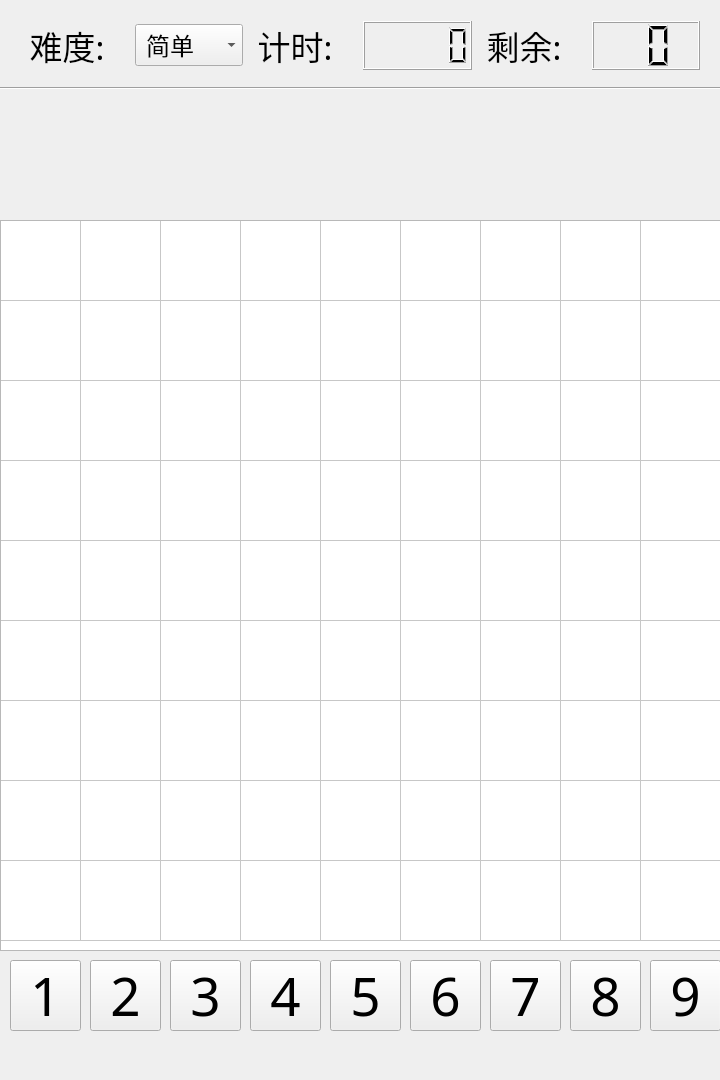
<?xml version="1.0" encoding="UTF-8"?>
<ui version="4.0">
 <class>MainWindow</class>
 <widget class="QMainWindow" name="MainWindow">
  <property name="geometry">
   <rect>
    <x>0</x>
    <y>0</y>
    <width>720</width>
    <height>1080</height>
   </rect>
  </property>
  <property name="font">
   <font>
    <pointsize>13</pointsize>
    <weight>50</weight>
    <bold>false</bold>
   </font>
  </property>
  <property name="windowTitle">
   <string>Sudoku</string>
  </property>
  <widget class="QWidget" name="centralWidget">
   <widget class="QTableWidget" name="tableWidget">
    <property name="geometry">
     <rect>
      <x>0</x>
      <y>220</y>
      <width>731</width>
      <height>731</height>
     </rect>
    </property>
    <property name="alternatingRowColors">
     <bool>false</bool>
    </property>
    <property name="rowCount">
     <number>9</number>
    </property>
    <property name="columnCount">
     <number>9</number>
    </property>
    <attribute name="horizontalHeaderVisible">
     <bool>false</bool>
    </attribute>
    <attribute name="horizontalHeaderDefaultSectionSize">
     <number>80</number>
    </attribute>
    <attribute name="horizontalHeaderMinimumSectionSize">
     <number>28</number>
    </attribute>
    <attribute name="verticalHeaderVisible">
     <bool>false</bool>
    </attribute>
    <attribute name="verticalHeaderDefaultSectionSize">
     <number>80</number>
    </attribute>
    <row/>
    <row/>
    <row/>
    <row/>
    <row/>
    <row/>
    <row/>
    <row/>
    <row/>
    <column/>
    <column/>
    <column/>
    <column/>
    <column/>
    <column/>
    <column/>
    <column/>
    <column/>
    <item row="1" column="0">
     <property name="text">
      <string/>
     </property>
    </item>
   </widget>
   <widget class="QPushButton" name="newGameButton">
    <property name="geometry">
     <rect>
      <x>10</x>
      <y>110</y>
      <width>75</width>
      <height>75</height>
     </rect>
    </property>
    <property name="focusPolicy">
     <enum>Qt::WheelFocus</enum>
    </property>
    <property name="toolTip">
     <string/>
    </property>
    <property name="text">
     <string/>
    </property>
    <property name="icon">
     <iconset theme=":/NewGameIcon" resource="res.qrc">
      <normaloff>:/NewGameIcon</normaloff>
      <disabledoff>:/NewGameIcon</disabledoff>:/NewGameIcon</iconset>
    </property>
    <property name="iconSize">
     <size>
      <width>75</width>
      <height>75</height>
     </size>
    </property>
    <property name="default">
     <bool>false</bool>
    </property>
    <property name="flat">
     <bool>true</bool>
    </property>
   </widget>
   <widget class="QPushButton" name="clearButton">
    <property name="geometry">
     <rect>
      <x>180</x>
      <y>110</y>
      <width>75</width>
      <height>75</height>
     </rect>
    </property>
    <property name="text">
     <string/>
    </property>
    <property name="icon">
     <iconset resource="res.qrc">
      <normaloff>:/ClearIcon</normaloff>:/ClearIcon</iconset>
    </property>
    <property name="iconSize">
     <size>
      <width>75</width>
      <height>75</height>
     </size>
    </property>
    <property name="default">
     <bool>false</bool>
    </property>
    <property name="flat">
     <bool>true</bool>
    </property>
   </widget>
   <widget class="QPushButton" name="hintButton">
    <property name="geometry">
     <rect>
      <x>360</x>
      <y>110</y>
      <width>75</width>
      <height>75</height>
     </rect>
    </property>
    <property name="text">
     <string/>
    </property>
    <property name="icon">
     <iconset resource="res.qrc">
      <normaloff>:/HintIcon</normaloff>:/HintIcon</iconset>
    </property>
    <property name="iconSize">
     <size>
      <width>75</width>
      <height>75</height>
     </size>
    </property>
    <property name="default">
     <bool>false</bool>
    </property>
    <property name="flat">
     <bool>true</bool>
    </property>
   </widget>
   <widget class="QPushButton" name="checkAnsButton">
    <property name="geometry">
     <rect>
      <x>450</x>
      <y>110</y>
      <width>75</width>
      <height>75</height>
     </rect>
    </property>
    <property name="text">
     <string/>
    </property>
    <property name="icon">
     <iconset resource="res.qrc">
      <normaloff>:/CheckAnsIcon</normaloff>:/CheckAnsIcon</iconset>
    </property>
    <property name="iconSize">
     <size>
      <width>75</width>
      <height>75</height>
     </size>
    </property>
    <property name="default">
     <bool>false</bool>
    </property>
    <property name="flat">
     <bool>true</bool>
    </property>
   </widget>
   <widget class="Line" name="line">
    <property name="geometry">
     <rect>
      <x>0</x>
      <y>80</y>
      <width>1079</width>
      <height>16</height>
     </rect>
    </property>
    <property name="orientation">
     <enum>Qt::Horizontal</enum>
    </property>
   </widget>
   <widget class="QPushButton" name="helpButton">
    <property name="geometry">
     <rect>
      <x>540</x>
      <y>110</y>
      <width>75</width>
      <height>75</height>
     </rect>
    </property>
    <property name="text">
     <string/>
    </property>
    <property name="icon">
     <iconset resource="res.qrc">
      <normaloff>:/HelpIcon</normaloff>:/HelpIcon</iconset>
    </property>
    <property name="iconSize">
     <size>
      <width>75</width>
      <height>75</height>
     </size>
    </property>
    <property name="default">
     <bool>false</bool>
    </property>
    <property name="flat">
     <bool>true</bool>
    </property>
   </widget>
   <widget class="QPushButton" name="aboutButton">
    <property name="geometry">
     <rect>
      <x>630</x>
      <y>110</y>
      <width>75</width>
      <height>75</height>
     </rect>
    </property>
    <property name="text">
     <string/>
    </property>
    <property name="icon">
     <iconset resource="res.qrc">
      <normaloff>:/AboutIcon</normaloff>:/AboutIcon</iconset>
    </property>
    <property name="iconSize">
     <size>
      <width>75</width>
      <height>75</height>
     </size>
    </property>
    <property name="default">
     <bool>false</bool>
    </property>
    <property name="flat">
     <bool>true</bool>
    </property>
   </widget>
   <widget class="QPushButton" name="pauseButton">
    <property name="geometry">
     <rect>
      <x>100</x>
      <y>110</y>
      <width>75</width>
      <height>75</height>
     </rect>
    </property>
    <property name="focusPolicy">
     <enum>Qt::WheelFocus</enum>
    </property>
    <property name="toolTip">
     <string/>
    </property>
    <property name="text">
     <string/>
    </property>
    <property name="icon">
     <iconset resource="res.qrc">
      <normaloff>:/PauseIcon</normaloff>:/PauseIcon</iconset>
    </property>
    <property name="iconSize">
     <size>
      <width>75</width>
      <height>75</height>
     </size>
    </property>
    <property name="default">
     <bool>false</bool>
    </property>
    <property name="flat">
     <bool>true</bool>
    </property>
   </widget>
   <widget class="QPushButton" name="eyeButton">
    <property name="geometry">
     <rect>
      <x>270</x>
      <y>110</y>
      <width>75</width>
      <height>75</height>
     </rect>
    </property>
    <property name="focusPolicy">
     <enum>Qt::WheelFocus</enum>
    </property>
    <property name="toolTip">
     <string/>
    </property>
    <property name="text">
     <string/>
    </property>
    <property name="icon">
     <iconset>
      <normaloff>res/EyeOn Icon.png</normaloff>res/EyeOn Icon.png</iconset>
    </property>
    <property name="iconSize">
     <size>
      <width>75</width>
      <height>75</height>
     </size>
    </property>
    <property name="default">
     <bool>false</bool>
    </property>
    <property name="flat">
     <bool>true</bool>
    </property>
   </widget>
   <widget class="QPushButton" name="numButton_1">
    <property name="geometry">
     <rect>
      <x>10</x>
      <y>960</y>
      <width>71</width>
      <height>71</height>
     </rect>
    </property>
    <property name="font">
     <font>
      <family>等线</family>
      <pointsize>40</pointsize>
      <weight>50</weight>
      <bold>false</bold>
     </font>
    </property>
    <property name="text">
     <string>1</string>
    </property>
   </widget>
   <widget class="QPushButton" name="numButton_2">
    <property name="geometry">
     <rect>
      <x>90</x>
      <y>960</y>
      <width>71</width>
      <height>71</height>
     </rect>
    </property>
    <property name="font">
     <font>
      <family>等线</family>
      <pointsize>40</pointsize>
      <weight>50</weight>
      <bold>false</bold>
     </font>
    </property>
    <property name="text">
     <string>2</string>
    </property>
   </widget>
   <widget class="QPushButton" name="numButton_3">
    <property name="geometry">
     <rect>
      <x>170</x>
      <y>960</y>
      <width>71</width>
      <height>71</height>
     </rect>
    </property>
    <property name="font">
     <font>
      <family>等线</family>
      <pointsize>40</pointsize>
      <weight>50</weight>
      <bold>false</bold>
     </font>
    </property>
    <property name="text">
     <string>3</string>
    </property>
   </widget>
   <widget class="QPushButton" name="numButton_4">
    <property name="geometry">
     <rect>
      <x>250</x>
      <y>960</y>
      <width>71</width>
      <height>71</height>
     </rect>
    </property>
    <property name="font">
     <font>
      <family>等线</family>
      <pointsize>40</pointsize>
      <weight>50</weight>
      <bold>false</bold>
     </font>
    </property>
    <property name="text">
     <string>4</string>
    </property>
   </widget>
   <widget class="QPushButton" name="numButton_5">
    <property name="geometry">
     <rect>
      <x>330</x>
      <y>960</y>
      <width>71</width>
      <height>71</height>
     </rect>
    </property>
    <property name="font">
     <font>
      <family>等线</family>
      <pointsize>40</pointsize>
      <weight>50</weight>
      <bold>false</bold>
     </font>
    </property>
    <property name="text">
     <string>5</string>
    </property>
   </widget>
   <widget class="QPushButton" name="numButton_6">
    <property name="geometry">
     <rect>
      <x>410</x>
      <y>960</y>
      <width>71</width>
      <height>71</height>
     </rect>
    </property>
    <property name="font">
     <font>
      <family>等线</family>
      <pointsize>40</pointsize>
      <weight>50</weight>
      <bold>false</bold>
     </font>
    </property>
    <property name="text">
     <string>6</string>
    </property>
   </widget>
   <widget class="QPushButton" name="numButton_7">
    <property name="geometry">
     <rect>
      <x>490</x>
      <y>960</y>
      <width>71</width>
      <height>71</height>
     </rect>
    </property>
    <property name="font">
     <font>
      <family>等线</family>
      <pointsize>40</pointsize>
      <weight>50</weight>
      <bold>false</bold>
     </font>
    </property>
    <property name="text">
     <string>7</string>
    </property>
   </widget>
   <widget class="QPushButton" name="numButton_8">
    <property name="geometry">
     <rect>
      <x>570</x>
      <y>960</y>
      <width>71</width>
      <height>71</height>
     </rect>
    </property>
    <property name="font">
     <font>
      <family>等线</family>
      <pointsize>40</pointsize>
      <weight>50</weight>
      <bold>false</bold>
     </font>
    </property>
    <property name="text">
     <string>8</string>
    </property>
   </widget>
   <widget class="QPushButton" name="numButton_9">
    <property name="geometry">
     <rect>
      <x>650</x>
      <y>960</y>
      <width>71</width>
      <height>71</height>
     </rect>
    </property>
    <property name="font">
     <font>
      <family>等线</family>
      <pointsize>40</pointsize>
      <weight>50</weight>
      <bold>false</bold>
     </font>
    </property>
    <property name="text">
     <string>9</string>
    </property>
   </widget>
   <widget class="QWidget" name="layoutWidget">
    <property name="geometry">
     <rect>
      <x>10</x>
      <y>10</y>
      <width>701</width>
      <height>71</height>
     </rect>
    </property>
    <layout class="QHBoxLayout" name="horizontalLayout">
     <item>
      <widget class="QLabel" name="label">
       <property name="font">
        <font>
         <family>方正悠黑简体_细</family>
         <pointsize>25</pointsize>
        </font>
       </property>
       <property name="text">
        <string> 难度:</string>
       </property>
      </widget>
     </item>
     <item>
      <widget class="QComboBox" name="comboBox">
       <property name="font">
        <font>
         <family>黑体</family>
         <pointsize>18</pointsize>
        </font>
       </property>
       <property name="layoutDirection">
        <enum>Qt::LeftToRight</enum>
       </property>
       <property name="sizeAdjustPolicy">
        <enum>QComboBox::AdjustToContentsOnFirstShow</enum>
       </property>
       <property name="iconSize">
        <size>
         <width>25</width>
         <height>25</height>
        </size>
       </property>
       <item>
        <property name="text">
         <string> 简单</string>
        </property>
        <property name="icon">
         <iconset resource="res.qrc">
          <normaloff>:/GreenDot</normaloff>
          <disabledoff>:/GreenDot</disabledoff>:/GreenDot</iconset>
        </property>
       </item>
       <item>
        <property name="text">
         <string> 普通</string>
        </property>
        <property name="icon">
         <iconset resource="res.qrc">
          <normaloff>:/YellowDot</normaloff>
          <disabledoff>:/YellowDot</disabledoff>:/YellowDot</iconset>
        </property>
       </item>
       <item>
        <property name="text">
         <string> 困难</string>
        </property>
        <property name="icon">
         <iconset resource="res.qrc">
          <normaloff>:/RedDot</normaloff>
          <disabledoff>:/RedDot</disabledoff>:/RedDot</iconset>
        </property>
       </item>
      </widget>
     </item>
     <item>
      <widget class="QLabel" name="label_2">
       <property name="font">
        <font>
         <family>方正悠黑简体_细</family>
         <pointsize>25</pointsize>
        </font>
       </property>
       <property name="text">
        <string> 计时:</string>
       </property>
      </widget>
     </item>
     <item>
      <widget class="QLCDNumber" name="timerLCD">
       <property name="digitCount">
        <number>5</number>
       </property>
      </widget>
     </item>
     <item>
      <widget class="QLabel" name="label_5">
       <property name="font">
        <font>
         <family>方正悠黑简体_细</family>
         <pointsize>25</pointsize>
        </font>
       </property>
       <property name="text">
        <string> 剩余:</string>
       </property>
      </widget>
     </item>
     <item>
      <widget class="QLCDNumber" name="countLCD">
       <property name="font">
        <font>
         <weight>50</weight>
         <bold>false</bold>
        </font>
       </property>
       <property name="autoFillBackground">
        <bool>false</bool>
       </property>
       <property name="digitCount">
        <number>2</number>
       </property>
      </widget>
     </item>
    </layout>
   </widget>
  </widget>
 </widget>
 <layoutdefault spacing="6" margin="11"/>
 <resources>
  <include location="res.qrc"/>
 </resources>
 <connections/>
</ui>
